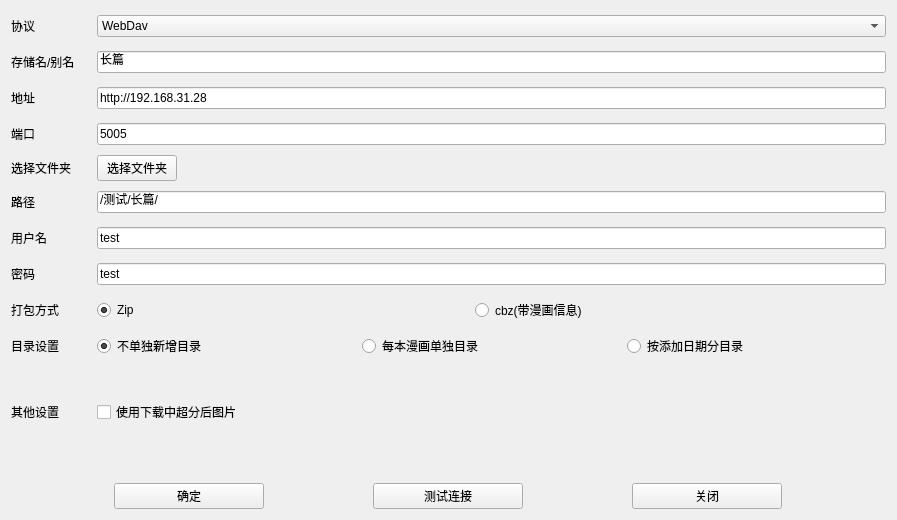
<?xml version="1.0" encoding="UTF-8"?>
<ui version="4.0">
 <class>NasAdd</class>
 <widget class="QWidget" name="NasAdd">
  <property name="geometry">
   <rect>
    <x>0</x>
    <y>0</y>
    <width>897</width>
    <height>519</height>
   </rect>
  </property>
  <property name="windowTitle">
   <string>Form</string>
  </property>
  <layout class="QVBoxLayout" name="verticalLayout">
   <item>
    <layout class="QGridLayout" name="gridLayout_2">
     <item row="0" column="2">
      <widget class="QComboBox" name="comboBox">
       <item>
        <property name="text">
         <string>WebDav</string>
        </property>
       </item>
       <item>
        <property name="text">
         <string>SMB</string>
        </property>
       </item>
       <item>
        <property name="text">
         <string>本地路径</string>
        </property>
       </item>
       <item>
        <property name="text">
         <string>SMBv3</string>
        </property>
       </item>
      </widget>
     </item>
     <item row="5" column="2">
      <widget class="QLineEdit" name="pathEdit">
       <property name="text">
        <string>/测试/长篇/</string>
       </property>
       <property name="placeholderText">
        <string/>
       </property>
      </widget>
     </item>
     <item row="3" column="0">
      <widget class="QLabel" name="label_port">
       <property name="minimumSize">
        <size>
         <width>80</width>
         <height>30</height>
        </size>
       </property>
       <property name="text">
        <string>端口</string>
       </property>
      </widget>
     </item>
     <item row="2" column="0">
      <widget class="QLabel" name="label_address">
       <property name="minimumSize">
        <size>
         <width>80</width>
         <height>30</height>
        </size>
       </property>
       <property name="text">
        <string>地址</string>
       </property>
      </widget>
     </item>
     <item row="6" column="2">
      <widget class="QLineEdit" name="userEdit">
       <property name="text">
        <string>test</string>
       </property>
       <property name="placeholderText">
        <string/>
       </property>
      </widget>
     </item>
     <item row="1" column="0">
      <widget class="QLabel" name="label_8">
       <property name="minimumSize">
        <size>
         <width>80</width>
         <height>30</height>
        </size>
       </property>
       <property name="text">
        <string>存储名/别名</string>
       </property>
      </widget>
     </item>
     <item row="8" column="2">
      <layout class="QHBoxLayout" name="horizontalLayout">
       <item>
        <widget class="QRadioButton" name="compress1Radio">
         <property name="text">
          <string>Zip</string>
         </property>
         <property name="checked">
          <bool>true</bool>
         </property>
         <attribute name="buttonGroup">
          <string notr="true">compressGroup</string>
         </attribute>
        </widget>
       </item>
       <item>
        <widget class="QRadioButton" name="compress2Radio">
         <property name="text">
          <string>cbz(带漫画信息)</string>
         </property>
         <attribute name="buttonGroup">
          <string notr="true">compressGroup</string>
         </attribute>
        </widget>
       </item>
       <item>
        <spacer name="horizontalSpacer">
         <property name="orientation">
          <enum>Qt::Vertical</enum>
         </property>
         <property name="sizeHint" stdset="0">
          <size>
           <width>40</width>
           <height>20</height>
          </size>
         </property>
        </spacer>
       </item>
      </layout>
     </item>
     <item row="5" column="0">
      <widget class="QLabel" name="label_path">
       <property name="minimumSize">
        <size>
         <width>80</width>
         <height>30</height>
        </size>
       </property>
       <property name="text">
        <string>路径</string>
       </property>
      </widget>
     </item>
     <item row="1" column="2">
      <widget class="QLineEdit" name="titleEdit">
       <property name="toolTip">
        <string>长篇</string>
       </property>
       <property name="text">
        <string>长篇</string>
       </property>
       <property name="placeholderText">
        <string/>
       </property>
      </widget>
     </item>
     <item row="2" column="2">
      <widget class="QLineEdit" name="addressEdit">
       <property name="text">
        <string>http://192.168.31.28</string>
       </property>
       <property name="placeholderText">
        <string/>
       </property>
      </widget>
     </item>
     <item row="7" column="0">
      <widget class="QLabel" name="label_pass">
       <property name="minimumSize">
        <size>
         <width>80</width>
         <height>30</height>
        </size>
       </property>
       <property name="text">
        <string>密码</string>
       </property>
      </widget>
     </item>
     <item row="0" column="0">
      <widget class="QLabel" name="label">
       <property name="minimumSize">
        <size>
         <width>80</width>
         <height>30</height>
        </size>
       </property>
       <property name="text">
        <string>协议</string>
       </property>
      </widget>
     </item>
     <item row="4" column="0">
      <widget class="QLabel" name="label_select">
       <property name="text">
        <string>选择文件夹</string>
       </property>
      </widget>
     </item>
     <item row="7" column="2">
      <widget class="QLineEdit" name="passEdit">
       <property name="text">
        <string>test</string>
       </property>
       <property name="placeholderText">
        <string/>
       </property>
      </widget>
     </item>
     <item row="10" column="0">
      <widget class="QLabel" name="label_6">
       <property name="minimumSize">
        <size>
         <width>80</width>
         <height>90</height>
        </size>
       </property>
       <property name="text">
        <string>其他设置</string>
       </property>
      </widget>
     </item>
     <item row="6" column="0">
      <widget class="QLabel" name="label_user">
       <property name="minimumSize">
        <size>
         <width>80</width>
         <height>30</height>
        </size>
       </property>
       <property name="text">
        <string>用户名</string>
       </property>
      </widget>
     </item>
     <item row="8" column="0">
      <widget class="QLabel" name="label_5">
       <property name="minimumSize">
        <size>
         <width>80</width>
         <height>30</height>
        </size>
       </property>
       <property name="text">
        <string>打包方式</string>
       </property>
      </widget>
     </item>
     <item row="10" column="2">
      <layout class="QVBoxLayout" name="verticalLayout_2">
       <item>
        <layout class="QHBoxLayout" name="horizontalLayout_2">
         <item>
          <widget class="QCheckBox" name="isWaifu2x">
           <property name="text">
            <string>使用下载中超分后图片</string>
           </property>
          </widget>
         </item>
        </layout>
       </item>
      </layout>
     </item>
     <item row="9" column="2">
      <layout class="QHBoxLayout" name="horizontalLayout_5">
       <item>
        <widget class="QRadioButton" name="dir1Radio">
         <property name="text">
          <string>不单独新增目录</string>
         </property>
         <property name="checked">
          <bool>true</bool>
         </property>
         <attribute name="buttonGroup">
          <string notr="true">buttonGroup</string>
         </attribute>
        </widget>
       </item>
       <item>
        <widget class="QRadioButton" name="dir2Radio">
         <property name="text">
          <string>每本漫画单独目录</string>
         </property>
         <attribute name="buttonGroup">
          <string notr="true">buttonGroup</string>
         </attribute>
        </widget>
       </item>
       <item>
        <widget class="QRadioButton" name="dir3Radio">
         <property name="text">
          <string>按添加日期分目录</string>
         </property>
         <attribute name="buttonGroup">
          <string notr="true">buttonGroup</string>
         </attribute>
        </widget>
       </item>
      </layout>
     </item>
     <item row="3" column="2">
      <widget class="QLineEdit" name="portEdit">
       <property name="text">
        <string>5005</string>
       </property>
      </widget>
     </item>
     <item row="9" column="0">
      <widget class="QLabel" name="label_10">
       <property name="minimumSize">
        <size>
         <width>80</width>
         <height>30</height>
        </size>
       </property>
       <property name="text">
        <string>目录设置</string>
       </property>
      </widget>
     </item>
     <item row="4" column="2">
      <layout class="QHBoxLayout" name="horizontalLayout_6">
       <item>
        <widget class="QPushButton" name="dirButton">
         <property name="text">
          <string>选择文件夹</string>
         </property>
        </widget>
       </item>
       <item>
        <spacer name="horizontalSpacer_2">
         <property name="orientation">
          <enum>Qt::Horizontal</enum>
         </property>
         <property name="sizeHint" stdset="0">
          <size>
           <width>40</width>
           <height>20</height>
          </size>
         </property>
        </spacer>
       </item>
      </layout>
     </item>
    </layout>
   </item>
   <item>
    <widget class="QLabel" name="label_7">
     <property name="text">
      <string/>
     </property>
    </widget>
   </item>
   <item>
    <layout class="QHBoxLayout" name="horizontalLayout_3">
     <property name="sizeConstraint">
      <enum>QLayout::SetDefaultConstraint</enum>
     </property>
     <item>
      <widget class="QPushButton" name="saveButton">
       <property name="maximumSize">
        <size>
         <width>150</width>
         <height>30</height>
        </size>
       </property>
       <property name="styleSheet">
        <string notr="true"/>
       </property>
       <property name="text">
        <string>确定</string>
       </property>
       <property name="shortcut">
        <string>Return</string>
       </property>
      </widget>
     </item>
     <item>
      <widget class="QPushButton" name="testButton">
       <property name="maximumSize">
        <size>
         <width>150</width>
         <height>30</height>
        </size>
       </property>
       <property name="text">
        <string>测试连接</string>
       </property>
      </widget>
     </item>
     <item>
      <widget class="QPushButton" name="closeButton">
       <property name="maximumSize">
        <size>
         <width>150</width>
         <height>30</height>
        </size>
       </property>
       <property name="text">
        <string>关闭</string>
       </property>
      </widget>
     </item>
    </layout>
   </item>
  </layout>
 </widget>
 <tabstops>
  <tabstop>comboBox</tabstop>
  <tabstop>titleEdit</tabstop>
  <tabstop>addressEdit</tabstop>
  <tabstop>pathEdit</tabstop>
  <tabstop>userEdit</tabstop>
  <tabstop>passEdit</tabstop>
  <tabstop>compress1Radio</tabstop>
  <tabstop>dir1Radio</tabstop>
  <tabstop>dir2Radio</tabstop>
  <tabstop>dir3Radio</tabstop>
  <tabstop>isWaifu2x</tabstop>
  <tabstop>saveButton</tabstop>
  <tabstop>testButton</tabstop>
  <tabstop>closeButton</tabstop>
 </tabstops>
 <resources/>
 <connections/>
 <buttongroups>
  <buttongroup name="compressGroup"/>
  <buttongroup name="buttonGroup"/>
 </buttongroups>
</ui>
